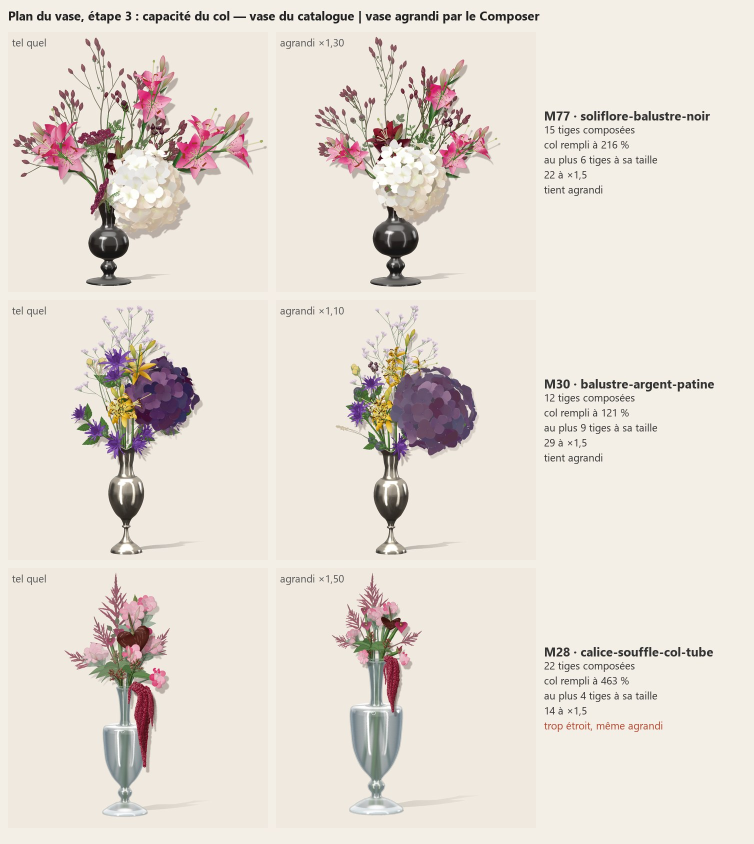
#> input picture vases5/plan-vase/planche-etape3.jpg, 1508 x 1688 px, given in place of ref.jpg, which was not available (shown at 1/2 size)
$ python releve.py ../plan-vase/planche-etape3.jpg   (older library calls are emulated)
#> lines starting #> are read from the running program, lines starting #| are printed output that depends on the picture; pictures that were not available may be replaced by others from this repository, and a replacement may not be noted
### vases5/mesure.py
# Measuring tools of the five-vase workshops (vases5/): how far a render is from its reference, in numbers.
# The owner asked for exact copies (2026-10-16): shape, light, colour, texture, transparency must be measured, not judged by eye.
#   python mesure.py spectre <img> [mask.png] [--grid 8]           colour "spectrography": CIELAB statistics on a grid and per region
#   python mesure.py cmp <ref> <render> [--mask m.png] [--out d]   aligned images: dE2000 map, per-region dE, SSIM, edges, silhouette
#   python mesure.py grain <ref> <render> x0 y0 x1 y1 [x0' y0' x1' y1'] radial power spectrum of the fine texture in a box
#   python mesure.py align <ref> <render> [--out a.png]             best similarity transform of the render onto the reference
# Images are read as files; the reference photograph never leaves the workshop's out/ folder.
import sys, os, json, math
import numpy as np, cv2


# ---------------------------------------------------------------- colour
def to_lab(bgr):
    """float CIELAB (L 0..100, a, b) of an 8-bit BGR image (sRGB, D65)"""
    rgb = bgr[..., ::-1].astype(np.float64) / 255.0
    lin = np.where(rgb <= .04045, rgb / 12.92, ((rgb + .055) / 1.055) ** 2.4)
    M = np.array([[.4124564, .3575761, .1804375], [.2126729, .7151522, .0721750], [.0193339, .1191920, .9503041]])
    xyz = lin @ M.T / np.array([.95047, 1.0, 1.08883])
    f = np.where(xyz > (6 / 29) ** 3, np.cbrt(xyz), xyz / (3 * (6 / 29) ** 2) + 4 / 29)
    return np.stack([116 * f[..., 1] - 16, 500 * (f[..., 0] - f[..., 1]), 200 * (f[..., 1] - f[..., 2])], -1)


# [189 lines left out: functions de2000, read, silhouette, spectre, ssim, cmp and 3 more, not called in this run]


# [14 lines that do not run on import are left out]

### vases5/coque-verte/releve.py
# Measurements of the reference (vases5/coque-verte), kept as numbers and masks in out/ (private, never in git):
#   - the silhouette, the plate and the sheet, from the photograph and its depth map (Depth Anything V2, out/depth.npy);
#   - the depth map calibrated in cm on our geometric model (model.py, through the photograph's camera), and its normals;
#   - the light of the photograph measured on those normals: a 2nd-order spherical-harmonics irradiance (9 terms) plus a
#     cavity term, fitted per material part on the CIELAB colours of the photograph blurred of its grain.
#   python releve.py   ->  out/releve.npz, out/releve.json, work/releve_*.png
import sys, os, json, math
import numpy as np, cv2
HERE = os.path.dirname(os.path.abspath(__file__))
sys.path.insert(0, HERE); sys.path.insert(0, os.path.join(HERE, '..'))
os.chdir(HERE)
import mesure as MS  # noqa: E402

ref = cv2.imread('out/ref.jpg')
#> ref is the input picture: shape (1688, 1508, 3); mean B, G, R 212.5, 221, 228.7
H, W = ref.shape[:2]
#> H = 1688; W = 1508
g = cv2.cvtColor(ref, cv2.COLOR_BGR2GRAY).astype(np.float32)
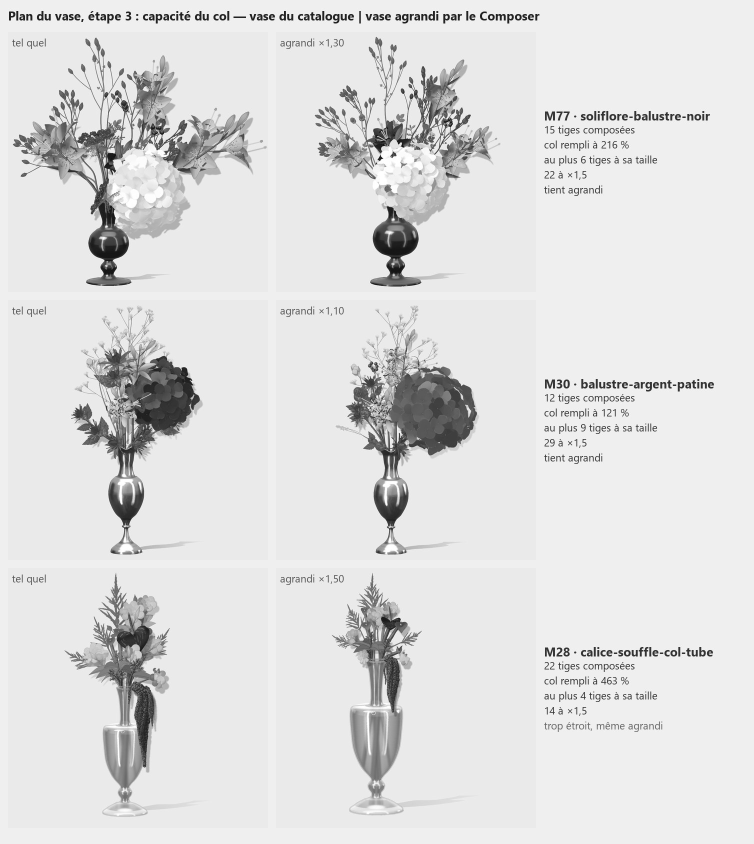
#> g: shape (1688, 1508) float32 (shown at 1/2 size); min 6, max 255, mean 222.3
lab = MS.to_lab(cv2.GaussianBlur(ref, (0, 0), 2.5))
#> in to_lab, `rgb = bgr[..., ::-1].astype(np.float64) / 255.0`:
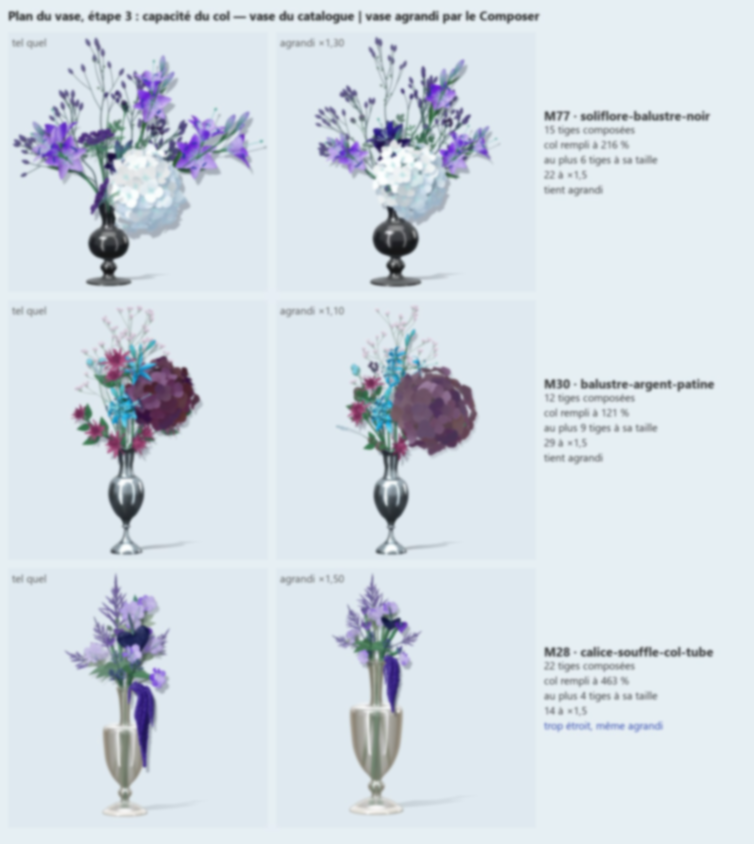
#> rgb: shape (1688, 1508, 3) float64 (shown at 1/2 size); mean of channels 0, 1, 2 0.897, 0.867, 0.833; drawn as B, G, R
#> in to_lab, `lin = np.where(rgb <= .04045, rgb / 12.92, ((rgb + .055) / 1.055) ** 2..`:
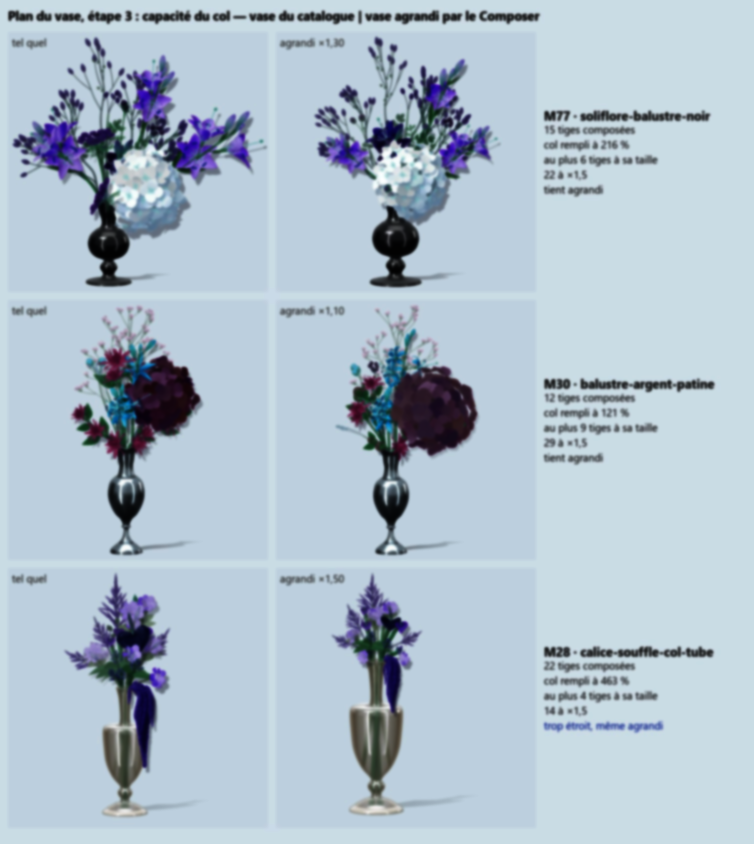
#> lin: shape (1688, 1508, 3) float64 (shown at 1/2 size); mean of channels 0, 1, 2 0.805, 0.753, 0.687; drawn as B, G, R
#> in to_lab, `xyz = lin @ M.T / np.array([.95047, 1.0, 1.08883])`:
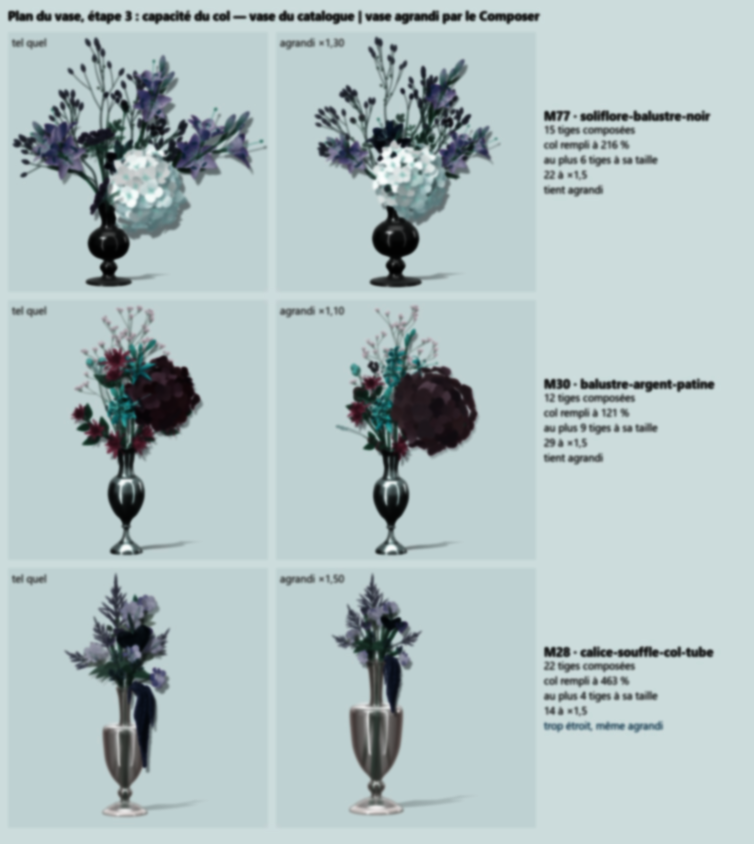
#> xyz: shape (1688, 1508, 3) float64 (shown at 1/2 size); mean of channels 0, 1, 2 0.763, 0.759, 0.696; drawn as B, G, R
#> in to_lab, `f = np.where(xyz > (6 / 29) ** 3, np.cbrt(xyz), xyz / (3 * (6 / 29) **..`:
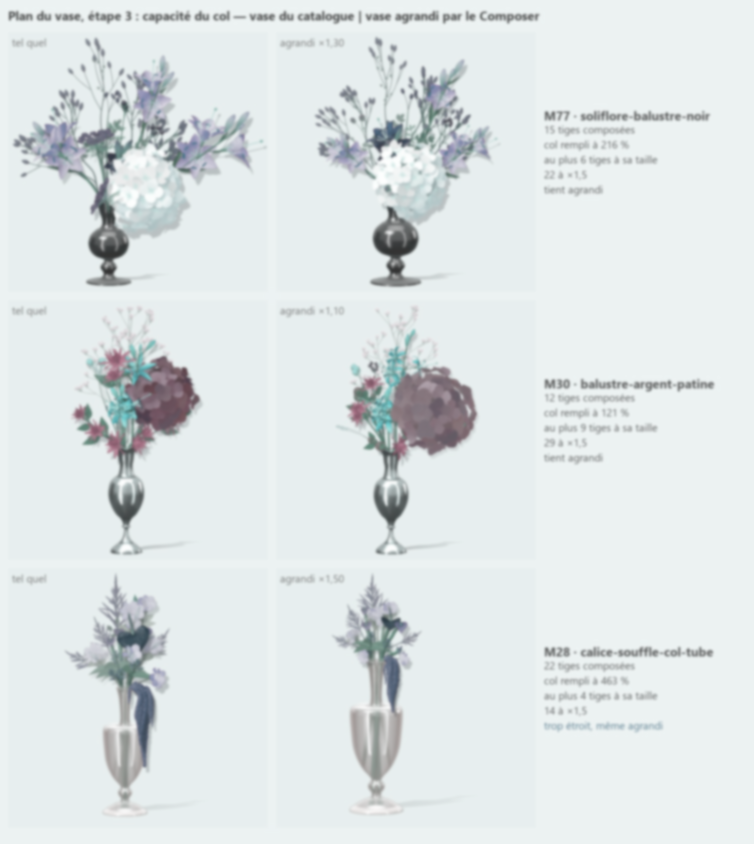
#> f: shape (1688, 1508, 3) float64 (shown at 1/2 size); mean of channels 0, 1, 2 0.902, 0.899, 0.874; drawn as B, G, R
#> in to_lab, `return np.stack([116 * f[..., 1] - 16, 500 * (f[..., 0] - f[..., 1]), ..`:
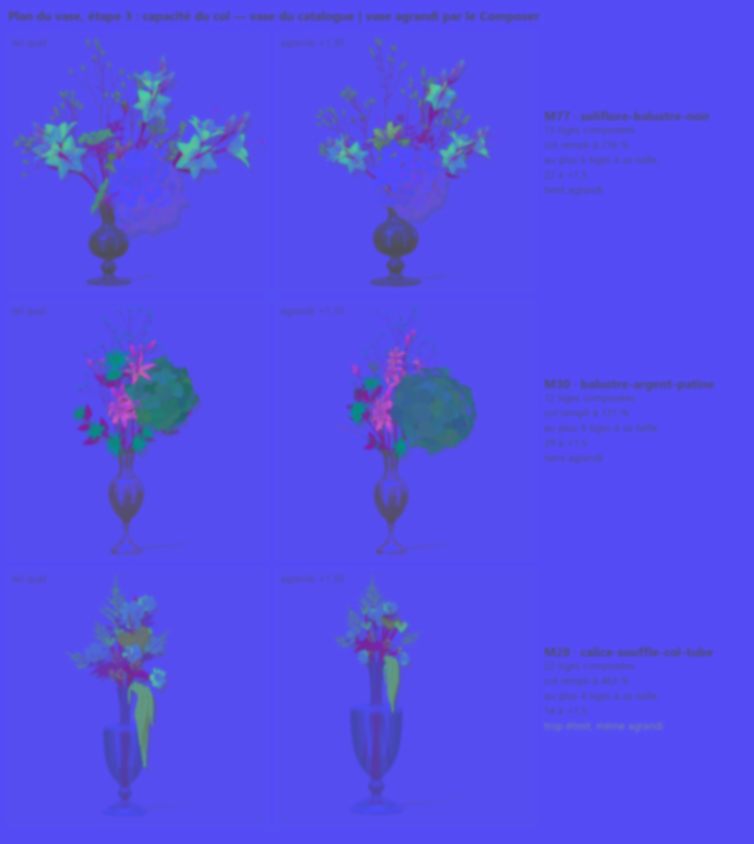
#> returned value: shape (1688, 1508, 3) float64 (shown at 1/2 size); mean of channels 0, 1, 2 88.3, 1.3, 5.1; drawn with min black and max white
#> (the run stopped early here; a loop or call above may not have finished)

$ run again, on vases5/plan-vase/planche-etape4.jpg
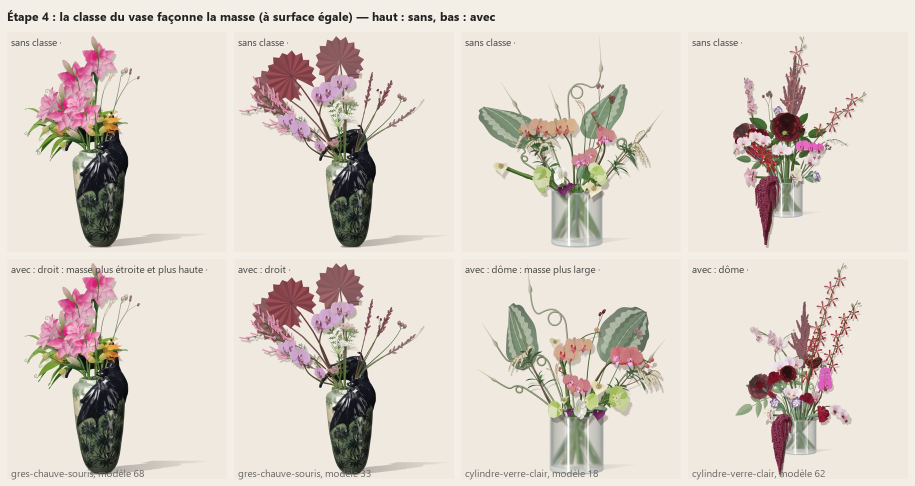
#> input picture vases5/plan-vase/planche-etape4.jpg, 1830 x 972 px, given in place of ref.jpg, which was not available (shown at 1/2 size)
#> ref is the input picture: shape (972, 1830, 3); mean B, G, R 201.4, 210.7, 219.4
#> in to_lab, `xyz = lin @ M.T / np.array([.95047, 1.0, 1.08883])`:
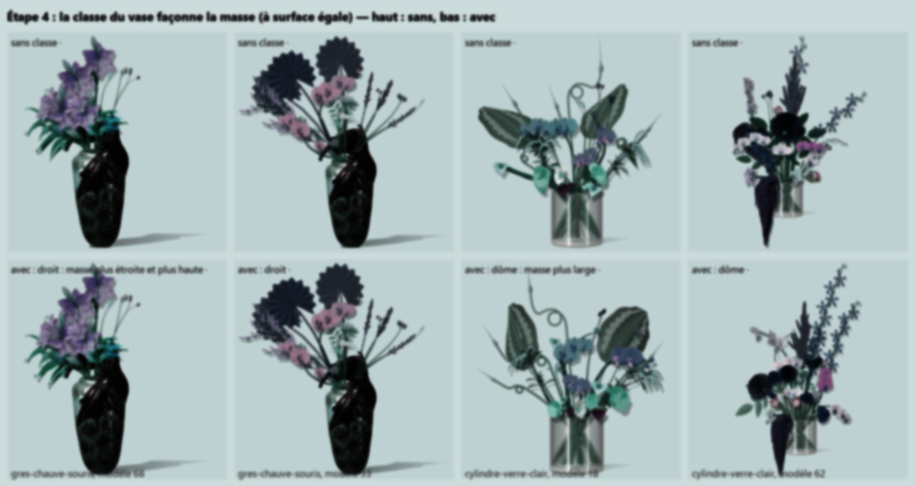
#> xyz: shape (972, 1830, 3) float64 (shown at 1/2 size); mean of channels 0, 1, 2 0.708, 0.703, 0.639; drawn as B, G, R
#> in to_lab, `return np.stack([116 * f[..., 1] - 16, 500 * (f[..., 0] - f[..., 1]), ..`:
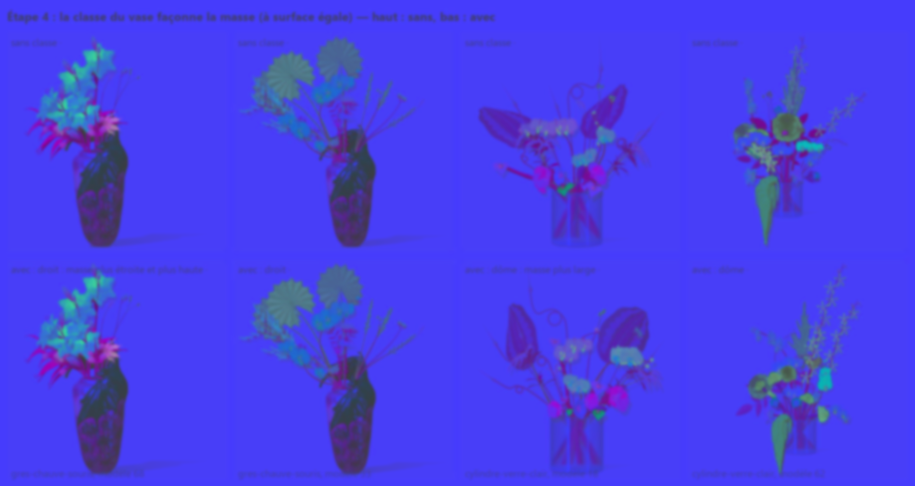
#> returned value: shape (972, 1830, 3) float64 (shown at 1/2 size); mean of channels 0, 1, 2 84.5, 1.5, 5.8; drawn with min black and max white

$ run again, on vases5/plan-vase/planche-etape5-fane.jpg
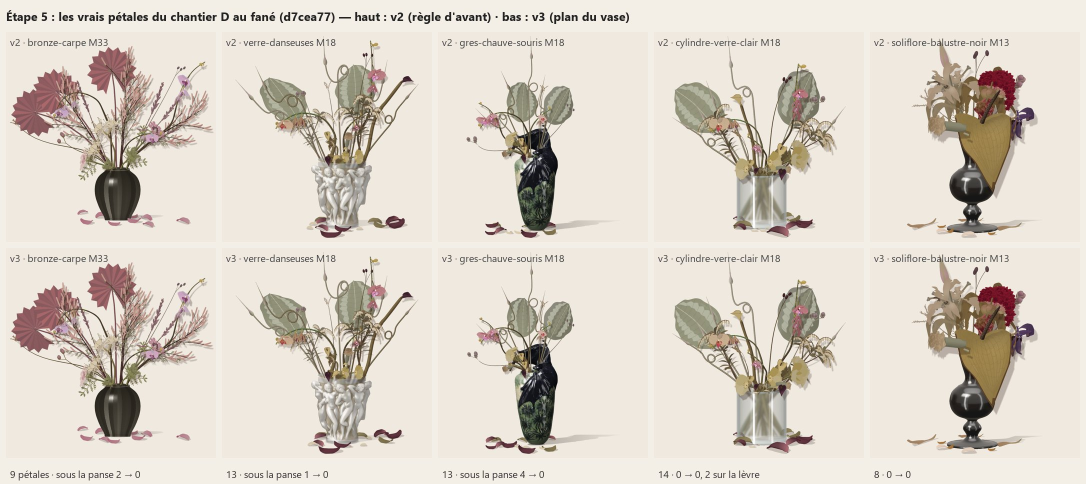
#> input picture vases5/plan-vase/planche-etape5-fane.jpg, 2172 x 968 px, given in place of ref.jpg, which was not available (shown at 1/2 size)
#> ref is the input picture: shape (968, 2172, 3); mean B, G, R 200.3, 211, 219.1
#> in to_lab, `xyz = lin @ M.T / np.array([.95047, 1.0, 1.08883])`:
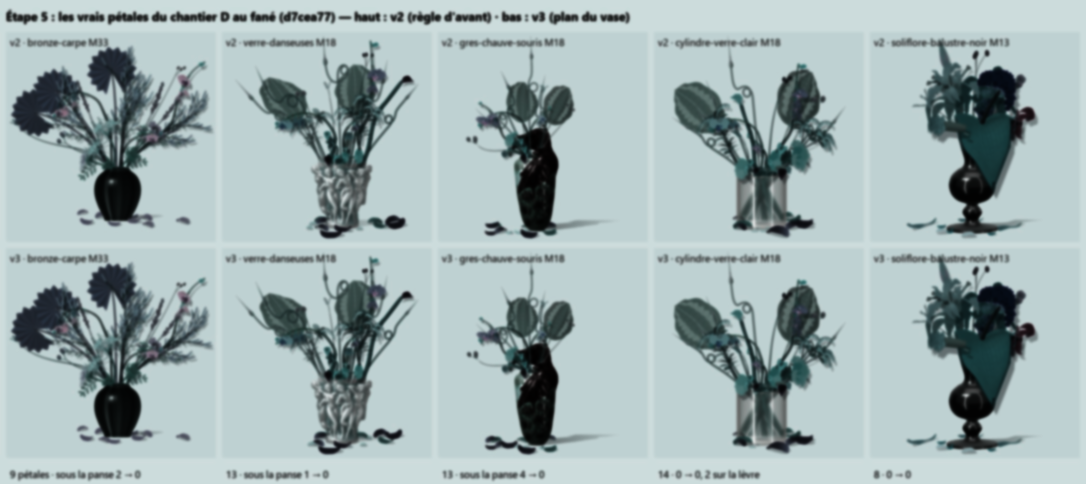
#> xyz: shape (968, 2172, 3) float64 (shown at 1/2 size); mean of channels 0, 1, 2 0.701, 0.698, 0.632; drawn as B, G, R
#> in to_lab, `return np.stack([116 * f[..., 1] - 16, 500 * (f[..., 0] - f[..., 1]), ..`:
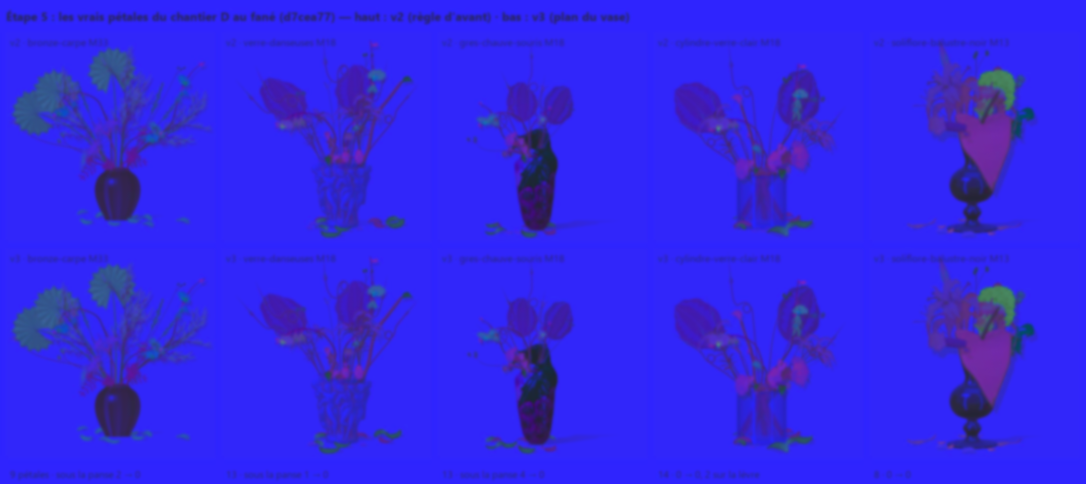
#> returned value: shape (968, 2172, 3) float64 (shown at 1/2 size); mean of channels 0, 1, 2 84.6, 1.1, 6.4; drawn with min black and max white
